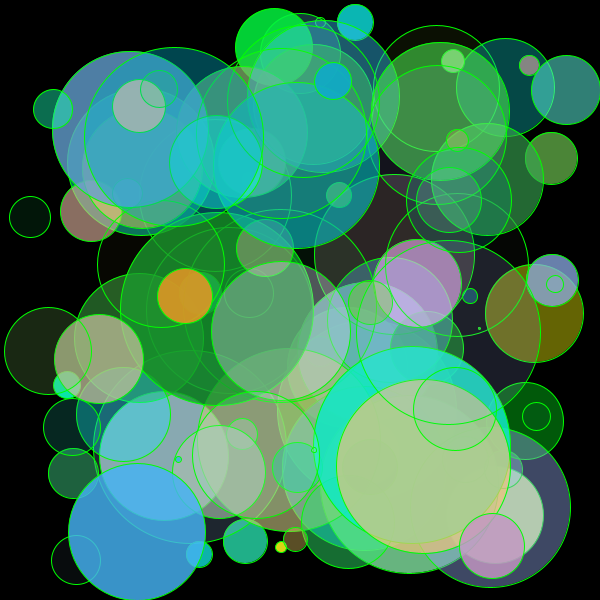
Frame 1 (no input)
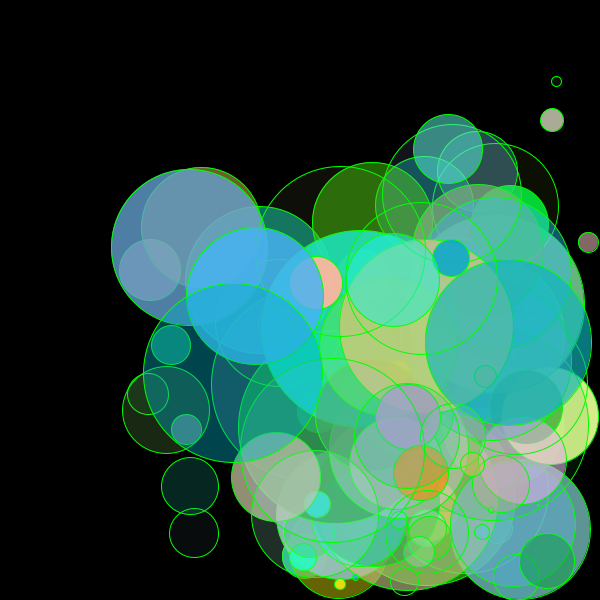
Frame 60 (the mouse pressed at the canvas centre just before this capture)
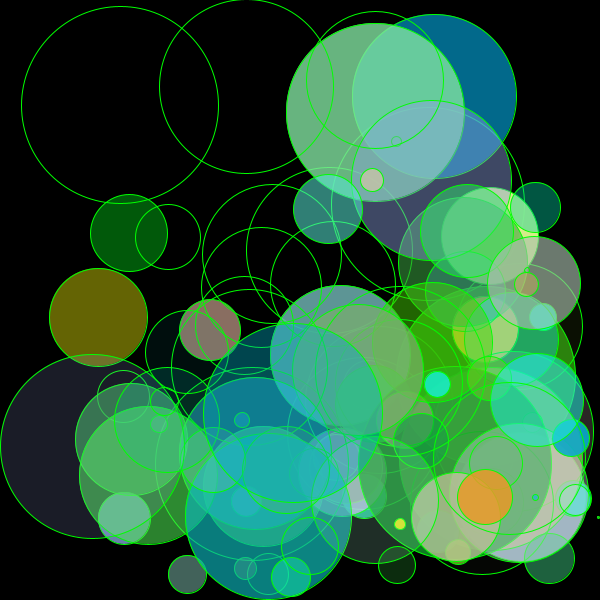
Frame 120 (the mouse held since frame 60 and released just before this capture)

The Processing sketch that drew these frames (run headless with seeded random() and noise(); from frame 60 on, the mouse is pressed at the canvas centre):

// Processing sketch: many_bouncing_balls_dissapear_with_mouse_
// ── many_bouncing_balls_dissapear_with_mouse_.pde
//declare this above the new array or processing wont read it right 
int num = 100;
//int size =10;

int [] xPos = new int[num];
int [] yPos = new int[num];

int [] xSpeed = new int[num];
int [] ySpeed = new int[num];

int [] circleSize = new int [num];
//color array has to be of thhe type color
color [] c = new color [num]; 

int [] opacity = new int [num];


void setup (){
  size (600,600);
  for ( int i=0; i<num; i++){
    
    opacity [i] = int (random (255));
   circleSize [i] = int (random (1,200));
   
   
  xPos [i] = int (random (circleSize[i]/2, width- circleSize[i]/2));
  yPos [i] = int (random (circleSize[i]/2, height- circleSize[i]/2));
  
  xSpeed [i] = int (random (1,5));
  ySpeed [i] = int (random (1,5));
  
 
c [i] = color (random (255), random (150,255), random (255)); 
  
  }
}

void draw (){
  background (0);
  for (int i = 0; i<num; i++){
    //making them move 
    xPos [i] = xPos [i] + xSpeed[i];
    yPos [i] = yPos [i] + ySpeed [i];
    
 fill (c [i], opacity [i]);
 stroke(0,255,0);
    ellipse (xPos [i], yPos [i], circleSize [i], circleSize[i]);
  
    //setting the boundaries fr balls
    if (xPos[i] <= circleSize [i]/2 || xPos[i] >= width-circleSize[i]/2){
      xSpeed [i] = xSpeed [i] *-1;
    }
       if (yPos[i] <= circleSize [i]/2 || yPos[i] >= height-circleSize [i]/2){
      ySpeed[i] = ySpeed[i] *-1;
    }
    
    if (dist (mouseX, mouseY, xPos[i], yPos[i]) <circleSize[i]/2){
      opacity [i] =0;
    }
    
    if (keyPressed){
      opacity[i] = 255;
    }
  }
  
}
